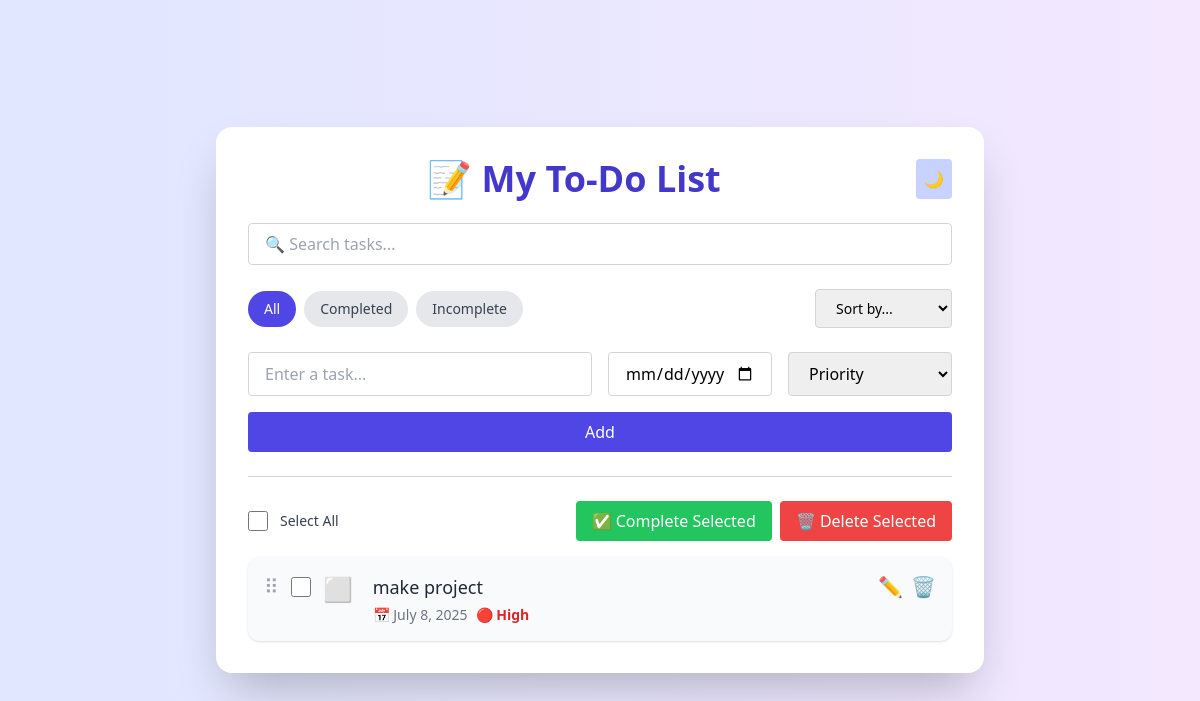
The app's page /, older data.
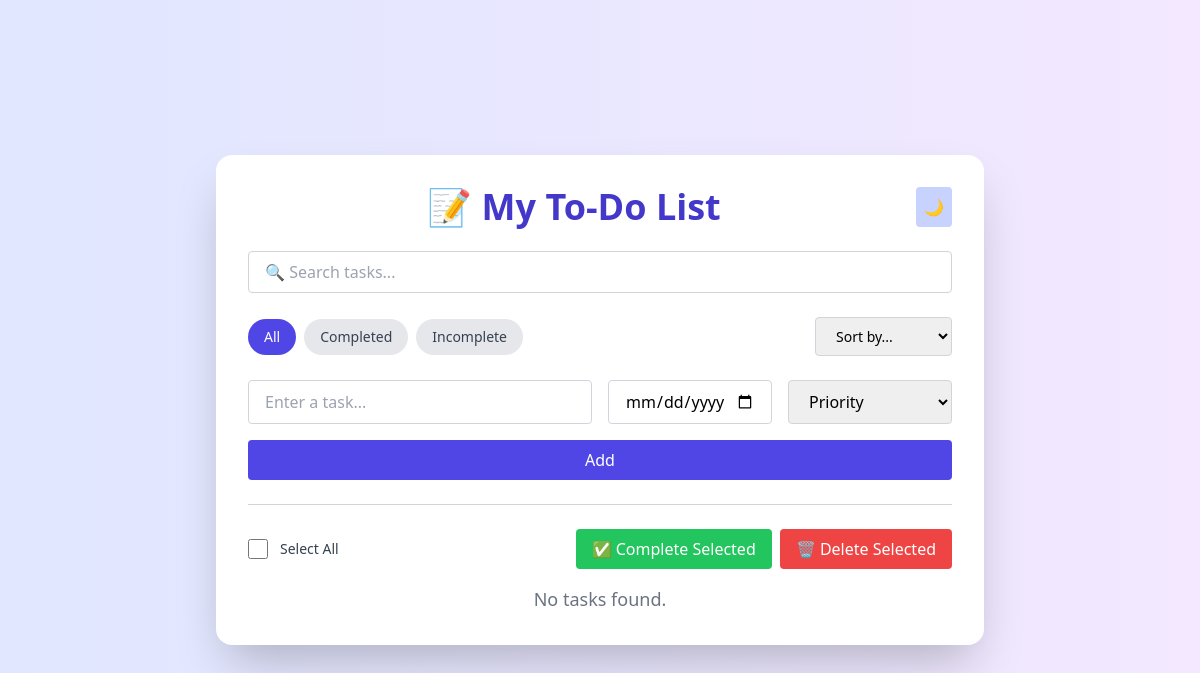
The same page, newer data.
### todo/models.py (models this page shows)
class Task(models.Model):
    title = models.CharField(max_length=200)
    completed = models.BooleanField(default=False)
    due_date = models.DateField(null=True, blank=True)
    priority = models.CharField(max_length=10, choices=[
        ('High', 'High'),
        ('Medium', 'Medium'),
        ('Low', 'Low')
    ], blank=True)
    position = models.PositiveIntegerField(default=0)  # New field
    class Meta:
        ordering = ['position']  # Default sort

### todo/views.py (the view, shortened to what this page needs)
# urls.py: path('', views.index, name='index'),
def index(request):
    filter_option = request.GET.get('filter', 'all')
    sort_option = request.GET.get('sort', 'default')
    tasks = Task.objects.all().order_by('position')
    if filter_option == 'completed':
        tasks = tasks.filter(completed=True)
    elif filter_option == 'incomplete':
        tasks = tasks.filter(completed=False)
    elif filter_option in ['high', 'medium', 'low']:
        tasks = tasks.filter(priority=filter_option)
    if sort_option == 'due':
        tasks = tasks.order_by('due_date')
    else:
        tasks = tasks.order_by('id')
    tasks = annotate_overdue(tasks)
    if request.method == 'POST':
        form = TaskForm(request.POST)
        if form.is_valid():
            form.save()
            return redirect('index')
    else:
        form = TaskForm()
    return render(request, 'todo/index.html', {
        'tasks': tasks,
        'form': form,
        'filter_option': filter_option,
        'sort_option': sort_option,
    })

### todo/forms.py
class TaskForm(forms.ModelForm):
    class Meta:
        model = Task
        fields = ['title', 'due_date', 'priority']
        widgets = {
            'title': forms.TextInput(attrs={
                'placeholder': 'Enter a task...',
                'class': 'flex-1 px-4 py-2 rounded border border-gray-300 focus:ring-2 focus:ring-indigo-400 focus:outline-none'
            }),
            'due_date': forms.DateInput(attrs={
                'type': 'date',
                'class': 'px-4 py-2 rounded border border-gray-300 focus:ring-2 focus:ring-indigo-400 focus:outline-none'
            })
        }

### todo/views.py (called while the page is built)
def annotate_overdue(tasks):
    today = timezone.now().date()
    for task in tasks:
        task.overdue = not task.completed and task.due_date and task.due_date < today
    return tasks

### todo/templates/todo/index.html (shortened to what the changed rows need)
<!DOCTYPE html>
<html lang="en" class="">
<head>
  <script src="https://cdn.tailwindcss.com"></script>
</head>
<body
  x-data="{ darkMode: localStorage.theme === 'dark', selectAll: false }"
  x-init="
    $watch('darkMode', value => {
      localStorage.theme = value ? 'dark' : 'light';
      document.documentElement.classList.toggle('dark', value);
    });
    document.documentElement.classList.toggle('dark', darkMode);
    // Initialize Sortable
    Sortable.create(document.getElementById('task-list'), {
      handle: '.drag-handle',
      animation: 150,
      onEnd: function () {
        const order = [...document.getElementById('task-list').children].map(li => li.dataset.id);
        fetch('{% url 'reorder_tasks' %}', {
          method: 'POST',
          headers: {
            'Content-Type': 'application/json',
            'X-CSRFToken': '{{ csrf_token }}',
          },
          body: JSON.stringify({ order }),
        });
      }
    });
  "
  class="bg-gradient-to-r from-indigo-100 to-purple-100 dark:from-gray-900 dark:to-gray-800 min-h-screen flex items-center justify-center px-4 py-12 transition-colors duration-300"
>
  <div class="bg-white dark:bg-gray-800 shadow-2xl rounded-2xl p-8 w-full max-w-3xl">
    <div class="flex justify-between items-center mb-6">
      <h1 class="text-4xl font-bold text-indigo-700 dark:text-white text-center flex-1">📝 My To-Do List</h1>
    </div>
    <ul class="space-y-4" x-ref="checkboxes" id="task-list">
      {% for task in tasks %}
      <li class="flex items-start justify-between bg-gray-50 dark:bg-gray-700 p-4 rounded-xl shadow hover:shadow-md transition" data-id="{{ task.id }}">
        <span class="drag-handle cursor-move mr-3 text-xl text-gray-400 dark:text-gray-500" title="Drag to reorder">⠿</span>
        <div class="flex items-start gap-3 flex-1">
          <input type="checkbox" form="bulk-form" name="selected_tasks" value="{{ task.id }}" class="form-checkbox mt-1 h-5 w-5 text-indigo-600 dark:text-indigo-400">
          <form action="{% url 'toggle_task' task.id %}" method="post" style="display:inline;">
            <button type="submit" class="text-2xl mr-2" title="Toggle Complete">
              {% if task.completed %}✅{% else %}⬜{% endif %}
            </button>
          </form>
          <div>
            <span class="text-lg {% if task.completed %}line-through text-gray-400{% elif task.overdue %}text-red-600 font-semibold{% else %}text-gray-800 dark:text-white{% endif %}">
              {{ task.title }}
            </span>
            <div class="text-sm text-gray-500 dark:text-gray-300 flex items-center gap-2 mt-1">
              {% if task.due_date %}<span>📅 {{ task.due_date }}</span>{% endif %}
              {% if task.priority %}
                {% if task.priority == 'High' %}
                  <span class="text-red-600 font-semibold">🔴 High</span>
                {% elif task.priority == 'Medium' %}
                  <span class="text-yellow-600 font-semibold">🟡 Medium</span>
                {% elif task.priority == 'Low' %}
                  <span class="text-green-600 font-semibold">🟢 Low</span>
                {% endif %}
              {% endif %}
            </div>
          </div>
        </div>
        <div class="flex items-center gap-2" x-data="{ open: false }">
          <a href="{% url 'edit_task' task.id %}?filter={{ filter_option }}&sort={{ sort_option }}" class="text-yellow-500 hover:text-yellow-700 text-xl transition">✏️</a>
          <button type="button" @click="open = true" class="text-red-500 hover:text-red-700 text-xl transition">🗑</button>
        </div>
      </li>
      {% empty %}
        <li class="text-center text-gray-500 dark:text-gray-400 text-lg">No tasks found.</li>
      {% endfor %}
    </ul>
  </div>
</body>
</html>

Row changes from the older to the newer data that the page shows:
removed Task: title "make project", due_date "July 8, 2025", priority "🔴 High"
Text that changed along with them:
text now shown: "No tasks found."
